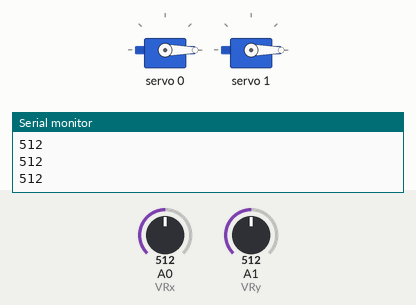
Bench run of a sketch on a simulated Arduino Uno, built with avr-gcc and run on an emulated ATmega328P. On the bench: 2 × servo, the last lines printed to the serial monitor. Inputs (shaded band) come from the test bench; at power-on: A0 (VRx) = 512, A1 (VRy) = 512.

Above: at 1.2 s.
1.3 s: A0 (VRx) set to 669
2.8 s: A0 (VRx) set to 699
At 3.4 s:
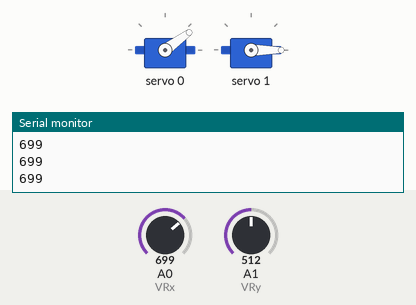
At 5.6 s:
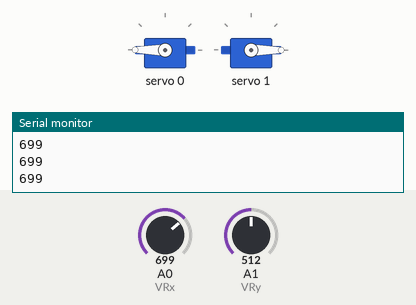
5.8 s: A1 (VRy) set to 665
7.3 s: A1 (VRy) set to 695
At 8.44 s:
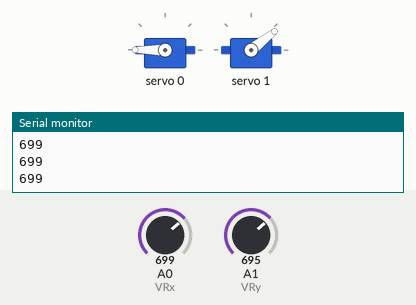
10.3 s: A0 (VRx) set to 670
12.5 s: A1 (VRy) set to 352
15.1 s: A1 (VRy) set to 322
At 16.7 s:
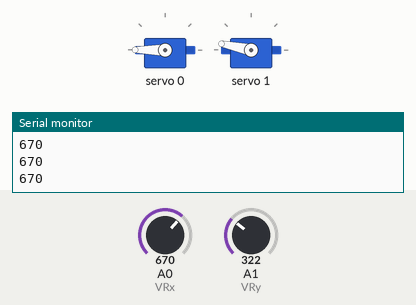
Timing chart, 0 to 19.1 s (numbered marks = the images above; inputs shaded):
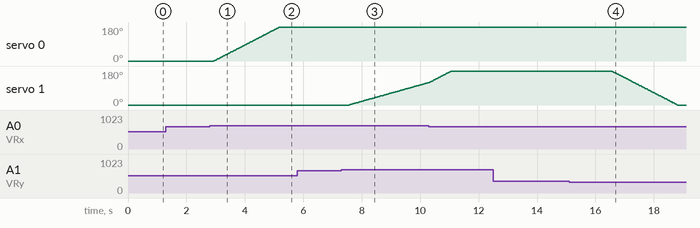

The sketch:

First_Robot_prototype_Joystick_Test.ino
```cpp
#include <Adafruit_PWMServoDriver.h>
#include <Wire.h>


Adafruit_PWMServoDriver pwm = Adafruit_PWMServoDriver();

#define UMIN 600 //min and max pulse lengths
#define UMAX 2400
#define MIN_VAL 0
#define MAX_VAL 1023
#define SERVO_FREQ 50  //freq the servos run at

#define VRy A1 //pins for x and y of joystick
#define VRx A0


//angles
int x_angle = 90;
int y_angle = 90;

uint8_t servoOne = 0;
uint8_t servoTwo = 1;


void setup() {

  Serial.begin(9600);

  pinMode(7, INPUT);

  digitalWrite(13,HIGH);

  pwm.begin();
  pwm.setOscillatorFrequency(27000000);
  pwm.setPWMFreq(SERVO_FREQ);

  pwm.setPWM(servoOne, 0, 10);
  pwm.setPWM(servoTwo, 0, 10);

  digitalWrite(2,HIGH); //???

  delay(10);
}

void loop() {

  // potVal = analogRead(VRx);
  // angle = map(potVal, 0, 1023, 600, 2400);

  int joystick_x_value = analogRead(VRx);
  int joystick_y_value = analogRead(VRy);

  if (joystick_x_value < 340){

    x_angle -= 2;

    delay(10);

  } else if (joystick_x_value > 680) {

    x_angle += 2;

    delay(10);
  }

  if (joystick_y_value < 340){

    y_angle -=2;

    delay(10);

  } else if (joystick_y_value > 680){

    y_angle += 2;

    delay(10);
  }

  pwm.setPWM(servoOne, 0, x_angle);
  pwm.setPWM(servoTwo, 0, y_angle);

  Serial.println(joystick_x_value);

// if (def<1495) {


//   pwm.writeMicroseconds(servoOne, 600);

// } else if (def>1495){

//   pwm.writeMicroseconds(servoOne, 2400);https://forum.arduino.cc/t/servo-holding-position/352592/9
// }

/*so i want to increase decrease it for as long as i hold the direction

*/


// else if (potVal == 509){

// ;

// }


  // angle1 = map(potVal, 0, 1023, SERVOMIN, SERVOMAX);


  // pwm.setPWM(servoOne, 0, angle1);


}
```

Measured:
- the behaviour switches between 680 and 681 on A0 (VRx) (found by bisection; images 0 and 1)
- the behaviour switches between 680 and 681 on A1 (VRy) (found by bisection; images 2 and 3)
- the behaviour switches between 340 and 339 on A1 (VRy) (found by bisection; images 3 and 4)
- after the input at 2.8 s, servo 0: moves from 0° to 180° over 2.2 s, starting after 0.14 s
- after the input at 7.3 s, servo 1: moves from 0° to 119° over 2.7 s, starting after 0.27 s
- after the input at 15.1 s, servo 1: moves from 180° to 0° over 2.2 s, starting after 1.5 s
